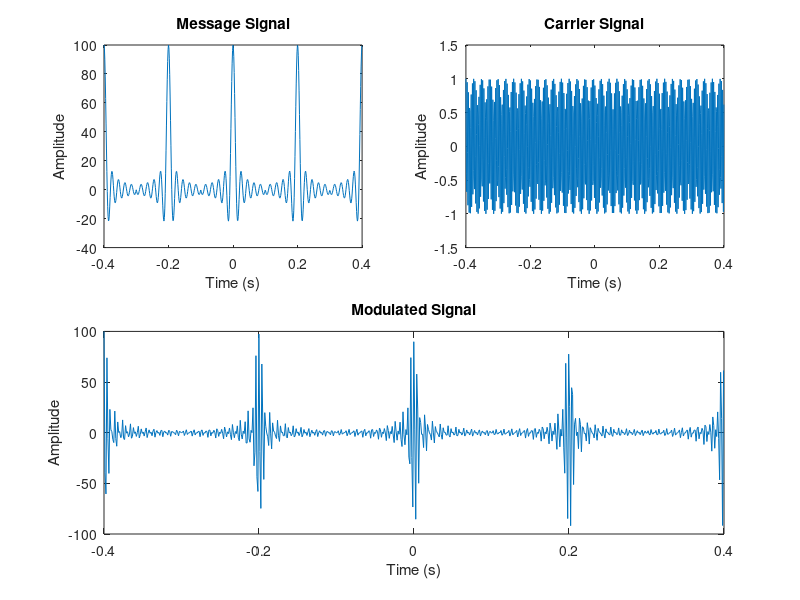
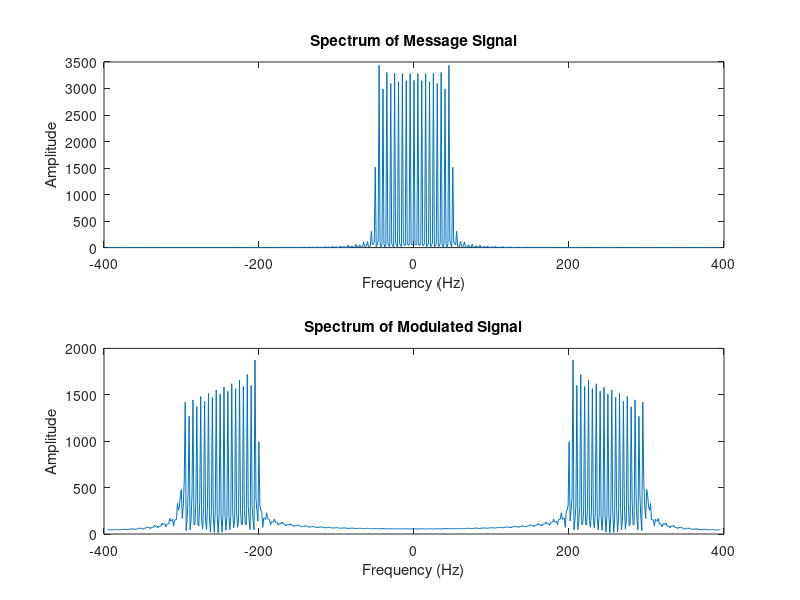

Write MATLAB code to recreate these figures, in order.
% Illustrative Problem 3.2
% ------------------------
clc;
clear all;
close all;

% Details given in the question
Fc = 250;
t0 = 0.1;
T0 = 0.2;

% Assumed values
Tstart = -0.4;
Tstop = 0.4;
Fs = 2.5 * 10^2.5;

% Generating time
Ts = 1 / Fs;
t = Tstart : Ts : Tstop;
N = length(t);

% Generating the message signal
tk = mod(t - (T0/2), T0) - (T0/2);
m_t = (sin(pi*100*tk)./(pi*tk));
for i = 1 : N
    if(isnan(m_t(1, i)))
        m_t(1, i) = 100;
    end
end
subplot(2,2,1);
plot(t, m_t);
title('Message Signal');
xlabel('Time (s)');
ylabel('Amplitude');

% Generating the carrier signal
c_t = cos(2*pi*Fc*t);
subplot(2,2,2);
plot(t, c_t);
title('Carrier Signal');
xlabel('Time (s)');
ylabel('Amplitude');
ylim([-1.5 1.5]);

% Generating the modulated signal
u_t = m_t .* c_t;
subplot(2,2,3:4);
plot(t, u_t);
title('Modulated Signal');
xlabel('Time (s)');
ylabel('Amplitude');

% Plot Spectra
figure;
subplot(2,1,1);
plot(linspace(-Fs/2, Fs/2, N), abs(fftshift(fft(m_t))));
title('Spectrum of Message Signal');
xlabel('Frequency (Hz)');
ylabel('Amplitude');
subplot(2,1,2);
plot(linspace(-Fs/2, Fs/2, N), abs(fftshift(fft(u_t))));
title('Spectrum of Modulated Signal');
xlabel('Frequency (Hz)');
ylabel('Amplitude');

% Calculate power
u_pow = sum(u_t .^ 2) / N;
fprintf(1, 'Power of modulated signal u(t) = %f\n\n', u_pow);

% Calculate Noise Power
SNR = 10;
n_pow = u_pow / (10 ^ (SNR/10));
fprintf(1, 'Noise power = %f\n\n', n_pow);

